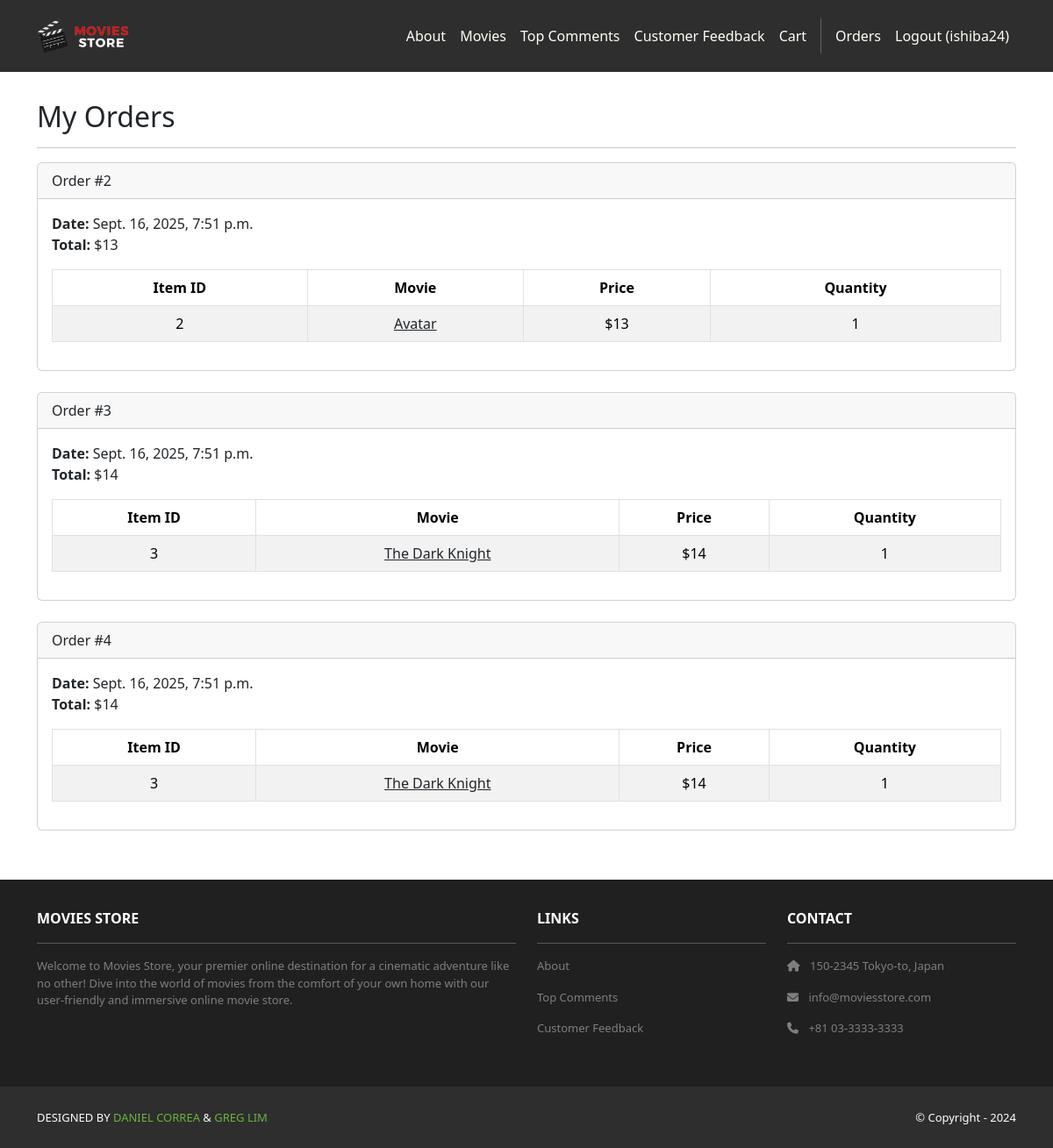
The page /accounts/orders/ (signed in) on the database its author committed.
### cart/models.py (models this page shows, shortened)
class Order(models.Model):
    id = models.AutoField(primary_key=True)
    total = models.IntegerField()
    date = models.DateTimeField(auto_now_add=True)
    user = models.ForeignKey(User, on_delete=models.CASCADE)

class Item(models.Model):
    id = models.AutoField(primary_key=True)
    price = models.IntegerField()
    quantity = models.IntegerField()
    order = models.ForeignKey(Order, on_delete=models.CASCADE)
    movie = models.ForeignKey(Movie, on_delete=models.CASCADE)

### movies/models.py (models this page shows, shortened)
class Movie(models.Model):
    id = models.AutoField(primary_key=True)
    name = models.CharField(max_length=255)
    price = models.IntegerField()
    description = models.TextField()
    image = models.ImageField(upload_to='movie_images/')

### accounts/views.py (the view)
# urls.py: path('orders/', views.orders, name='accounts.orders'),
@login_required
def orders(request):
    template_data = {}
    template_data['title'] = 'Orders'
    template_data['orders'] = request.user.order_set.all()
    return render(request, 'accounts/orders.html', {'template_data': template_data})

### accounts/templates/accounts/orders.html
{% extends 'base.html' %}
{% block content %}
<div class="p-3">
  <div class="container">
    <div class="row mt-3">
      <div class="col mx-auto mb-3">
        <h2>My Orders</h2>
        <hr />
        {% for order in template_data.orders %}
        <div class="card mb-4">
          <div class="card-header">
            Order #{{ order.id }}
          </div>
          <div class="card-body">
            <b>Date:</b> {{ order.date }}<br />
            <b>Total:</b> ${{ order.total }}<br />
            <table class="table table-bordered table-striped text-center mt-3">
              <thead>
                <tr>
                  <th scope="col">Item ID</th>
                  <th scope="col">Movie</th>
                  <th scope="col">Price</th>
                  <th scope="col">Quantity</th>
                </tr>
              </thead>
              <tbody>
                {% for item in order.item_set.all %}
                <tr>
                  <td>{{ item.movie.id }}</td>
                  <td>
                    <a class="link-dark" href="{% url 'movies.show' id=item.movie.id %}">
                      {{ item.movie.name }}
                    </a>
                  </td>
                  <td>${{ item.movie.price }}</td>
                  <td>{{ item.quantity }}</td>
                </tr>
                {% endfor %}
              </tbody>
            </table>
          </div>
        </div>
        {% endfor %}
      </div>
    </div>
  </div>
</div>
{% endblock content %}

### moviesstore/templates/base.html (shortened to what this page needs)
<!DOCTYPE html>
<html>
  {% load static %}
  <head>
    <link href="https://cdn.jsdelivr.net/npm/bootstrap@5.3.3/dist/css/bootstrap.min.css" rel="stylesheet">
    <link rel="stylesheet" href="https://cdnjs.cloudflare.com/ajax/libs/font-awesome/6.1.1/css/all.min.css">
    <link rel="stylesheet" type="text/css" href="{% static 'css/style.css' %}">
  </head>
  <body>
    <nav class="p-3 navbar navbar-dark bg-dark navbar-expand-lg">
      <div class="container">
        <a class="navbar-brand" href="{% url 'home.index' %}">
          <img src="{% static 'img/logo.png' %}" alt="logo" height="40" />
        </a>
        <div class="collapse navbar-collapse" id="navbarNavAltMarkup">
          <div class="navbar-nav ms-auto navbar-ml">
            <a class="nav-link" href="{% url 'home.about' %}">About</a>
            <a class="nav-link" href="{% url 'movies.index' %}">Movies</a>
            <a class="nav-link" href="{% url 'movies.top_comments' %}">Top Comments</a>
            <a class="nav-link" href="{% url 'cart.feedback_list' %}">Customer Feedback</a>
            <a class="nav-link" href="{% url 'cart.index' %}">Cart</a>
            {% if user.is_authenticated %}
            <a class="nav-link" href="{% url 'accounts.orders' %}">Orders</a>
            <a class="nav-link" href="{% url 'accounts.logout' %}">Logout ({{ user.username }})</a>
            {% else %}
            <a class="nav-link" href="{% url 'accounts.login' %}">Login</a>
            <a class="nav-link" href="{% url 'accounts.signup' %}">Sign Up</a>
            {% endif %}
          </div>
        </div>
      </div>
    </nav>
    <div>
      {% block content %}
      {% endblock content %}
    </div>
    <section class="p-3 ms-footer d-none d-md-block">
      <div class="container">
        <div class="row mt-3 text-white">
          <div class="col-md-6 col-lg-6 col-xl-6 mx-auto mb-4">
            <b>MOVIES STORE</b>
            <hr />
            <p>Welcome to Movies Store, your premier online destination for a cinematic
              adventure like no other! Dive into the world of movies from the comfort of your own home with our user-friendly
              and immersive online movie store.</p>
          </div>
          <div class="col-md-3 col-lg-3 col-xl-3 mx-auto mb-4">
            <b>LINKS</b>
            <hr />
            <p><a class="nav-link" href="{% url 'home.about' %}">About</a></p>
            <p><a class="nav-link" href="{% url 'movies.top_comments' %}">Top Comments</a></p>
            <p><a class="nav-link" href="{% url 'cart.feedback_list' %}">Customer Feedback</a></p>
          </div>
          <div class="col-md-3 col-lg-3 col-xl-3 mx-auto mb-4">
            <b>CONTACT</b>
            <hr />
            <p><i class="fas fa-home me-2"></i> 150-2345 Tokyo-to, Japan</p>
            <p><i class="fas fa-envelope me-2"></i> info@moviesstore.com</p>
            <p><i class="fas fa-phone me-2"></i> +81 03-3333-3333</p>
          </div>
        </div>
      </div>
    </section>
    <section class="p-3 ms-footer-bottom bg-dark">
      <div class="container d-flex justify-content-between">
        <div class="me-5 text-white">
          <span>DESIGNED BY <a href="https://www.x.com/danielgarax" target="_blank">DANIEL CORREA</a> &
            <a href="https://www.x.com/greglim81" target="_blank">GREG LIM</a>
          </span>
        </div>
        <div class="text-white">
          <span>© Copyright - 2024</span>
        </div>
      </div>
    </section>
  </body>
</html>

### moviesstore/static/css/style.css (style rules this page uses)
.navbar a.nav-link { color: #FFFEF6 !important; }
.bg-dark { background-color: #2E2E2E !important; }
.ms-footer { background-color: #202020; }
.ms-footer p { color: #7F7F7F; font-size: 13px; }
.ms-footer-bottom span { font-size: 13px; line-height: 38px; }
.ms-footer-bottom a { color: #6ab43e; text-decoration: none; }

### rows shown on the page
Order: id "2", date "Sept. 16, 2025, 7:51 p.m.", total "13"
Item: movie.id "2", movie.name "Avatar", movie.price "13", quantity "1"
Order: id "3", date "Sept. 16, 2025, 7:51 p.m.", total "14"
Item: movie.id "3", movie.name "The Dark Knight", movie.price "14", quantity "1"
Order: id "4", date "Sept. 16, 2025, 7:51 p.m.", total "14"
Item: movie.id "3", movie.name "The Dark Knight", movie.price "14", quantity "1"

### other values the page prints
{{ user.username }} "ishiba24"
